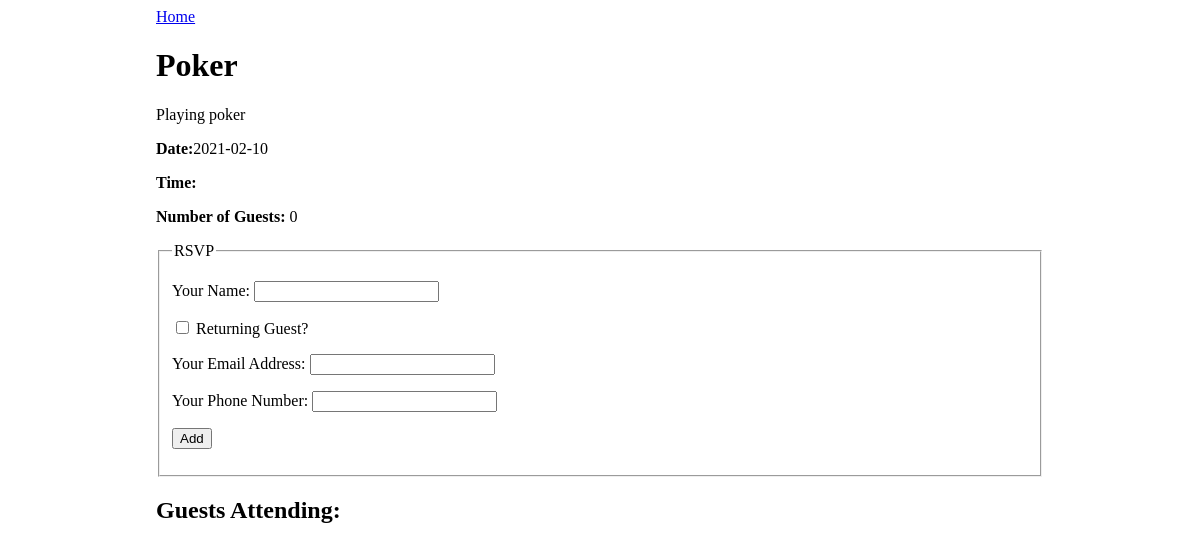
Before: /event/1 with the older database file.
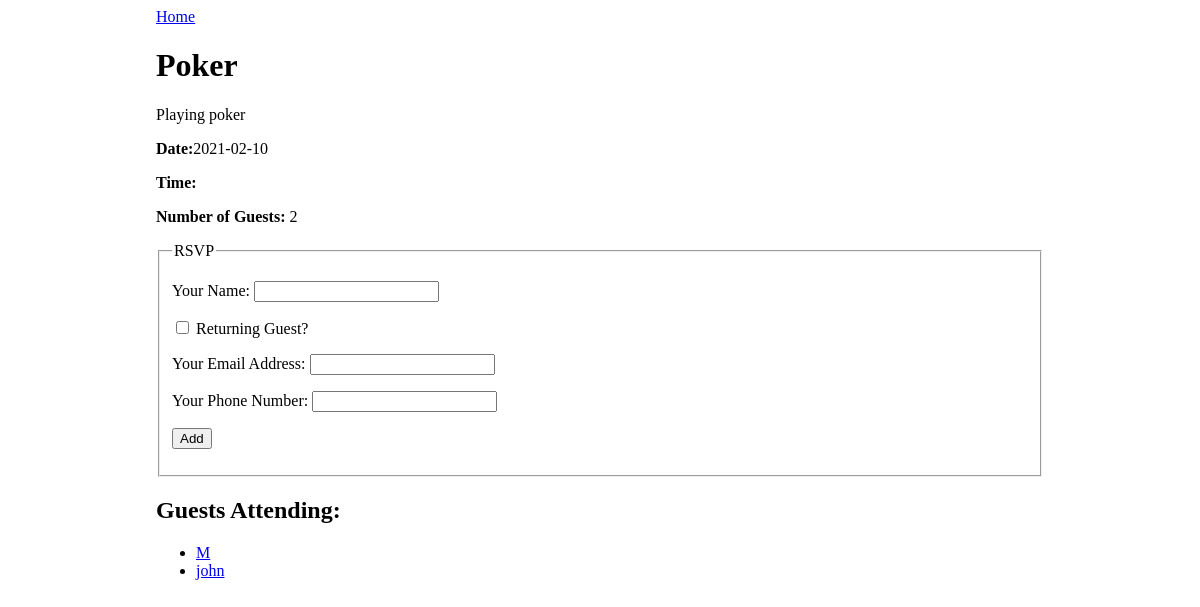
After: the same page with the newer database file.
### events_app/models.py (models this page shows)
class Guest(db.Model):
    id = db.Column(db.Integer, primary_key=True)
    name = db.Column(db.String(80), nullable=False)
    email = db.Column(db.String(80), nullable=False)
    phone = db.Column(db.String(80), nullable=False)
    events_attending = db.relationship('Event', secondary="guest_event_table", back_populates='guests')

### events_app/routes.py (the view)
@main.route('/event/<event_id>', methods=['GET'])
def event_detail(event_id):
    context = {
        'event': Event.query.filter_by(id=event_id).one()
    }
    return render_template('event_detail.html', **context)

### events_app/templates/event_detail.html
{% extends 'base.html' %}
{% block content %}
<a href="/">Home</a>
<h1>{{ event.title }}</h1>
<p>{{ event.description }}</p>
<p><strong>Date:</strong>{{ event.date_and_time }}</p>
<p><strong>Time:</strong>{{ event.time }}</p>
<p><strong>Number of Guests:</strong> {{ event.guests|length }}</p>
<form method="POST">
    <fieldset>
        <legend>RSVP</legend>
        <p>
            <label>
                Your Name:
                <input type="text" name="guest_name">
            </label>
        </p>
        <p>
            <label>
                <input type="checkbox" name="returning" onchange="returningGuestChanged(this.checked)">
                Returning Guest?
            </label>
        </p>
        <div id="new-guest-info">
            <p>
                <label>
                    Your Email Address:
                    <input type="email" name="email">
                </label>
            </p>
            <p>
                <label>
                    Your Phone Number:
                    <input type="phone" name="phone">
                </label>
            </p>
        </div>
        <p>
            <input type="submit" name="submit" value="Add">
        </p>
    </fieldset>
</form>
<h2>Guests Attending:</h2>
<ul>
{% for guest in event.guests %}
    <li><a href="/guest/{{ guest.id }}">{{ guest.name }}</a></li>
{% endfor %}
</ul>
{% endblock %}

Changed rows visible on the page:
added Guest: name "M"
added Guest: name "john"
Other visible differences:
{{ event.guests|length }}: "0" → "2"
